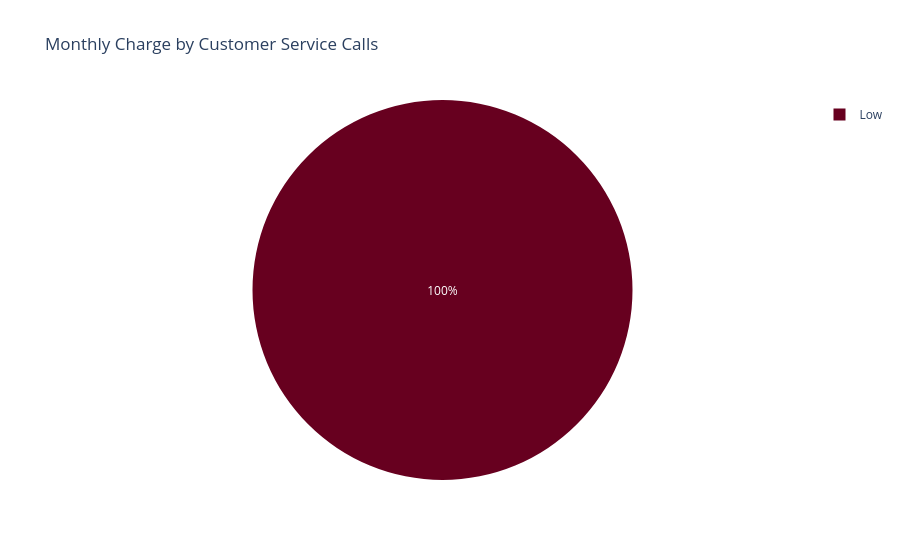

The notebook cell saved with this chart:
### Code cell
df['CustServGroup'] = df['CustServCalls'].apply(
    lambda x: 'Low' if x < 3 else 'High'
)

num_by_calls = df.groupby("CustServGroup", as_index=False)["MonthlyCharge"].sum()

fig = px.pie(
    num_by_calls,
    values='MonthlyCharge',
    names='CustServGroup',
    title="Monthly Charge by Customer Service Calls",
    color_discrete_sequence=px.colors.sequential.RdBu
)

fig.show()

### Figure 1 — Plotly figure (JSON) as saved in the notebook; plotly's stock layout.template omitted (floating-point values rounded to 4 significant figures)
{"data": [{"domain": {"x": [0, 1], "y": [0, 1]}, "hovertemplate": "CustServGroup=%{label}<br>MonthlyCharge=%{value}<extra></extra>", "labels": ["Low"], "legendgroup": "", "name": "", "showlegend": true, "type": "pie", "values": [1449.0]}], "layout": {"legend": {"tracegroupgap": 0}, "piecolorway": ["rgb(103,0,31)", "rgb(178,24,43)", "rgb(214,96,77)", "rgb(244,165,130)", "rgb(253,219,199)", "rgb(247,247,247)", "rgb(209,229,240)", "rgb(146,197,222)", "rgb(67,147,195)", "rgb(33,102,172)", "rgb(5,48,97)"], "title": {"text": "Monthly Charge by Customer Service Calls"}}}
